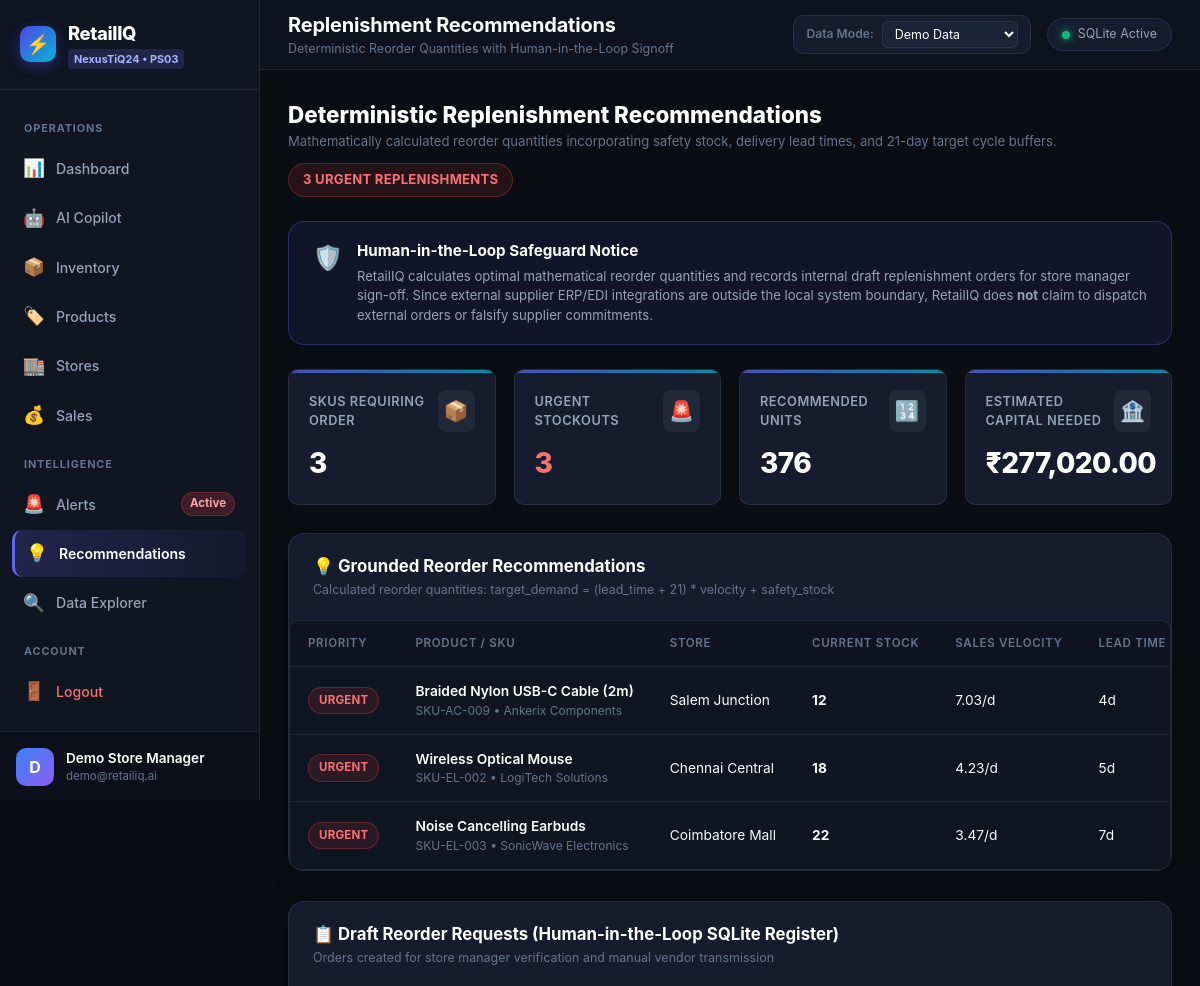
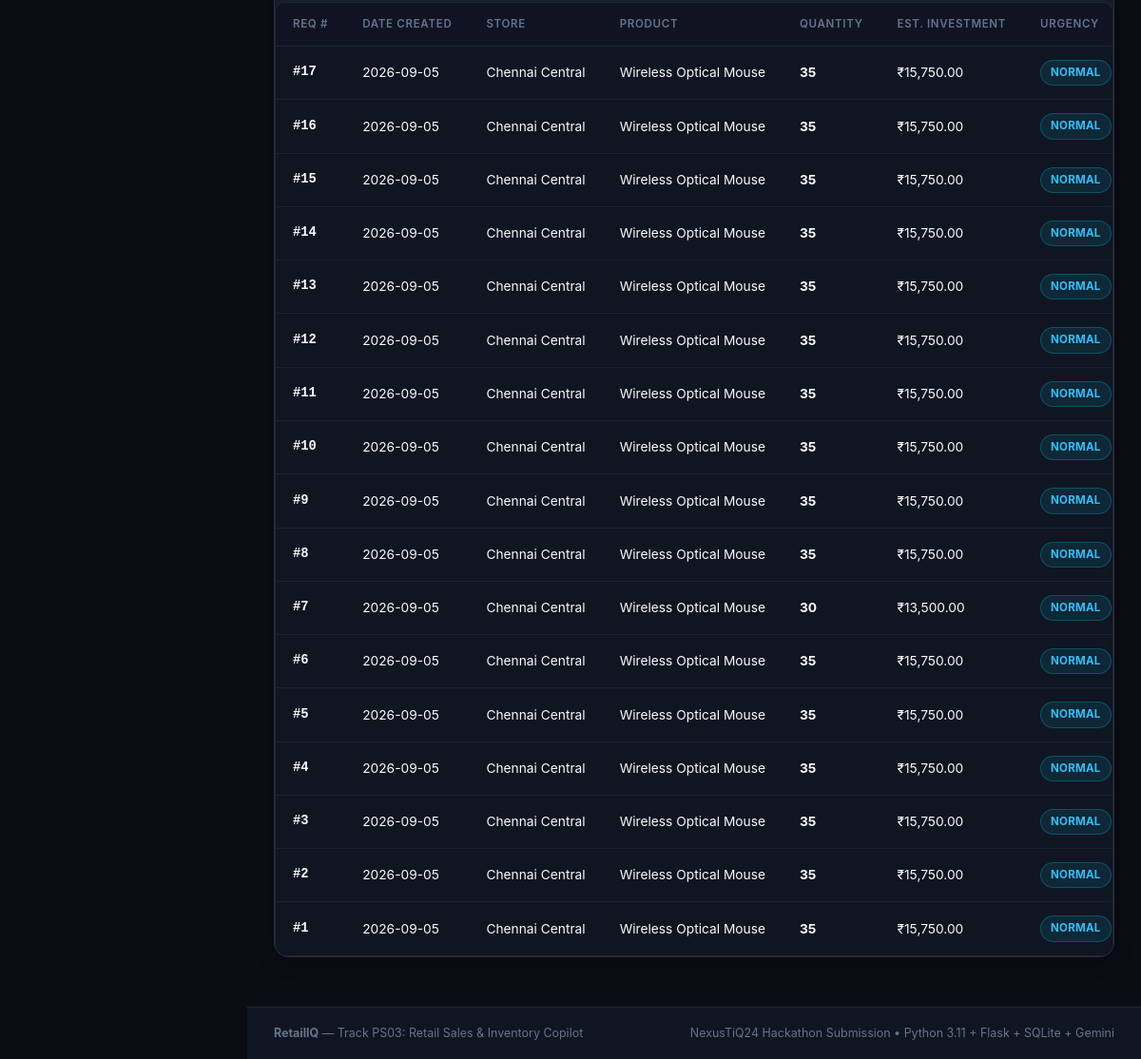
The page /recommendations (signed in) on the database its author committed (2 pictures, top to bottom).
### tables this page shows
CREATE TABLE users (
            user_id INTEGER PRIMARY KEY AUTOINCREMENT,
            full_name TEXT NOT NULL,
            email TEXT UNIQUE NOT NULL,
            password_hash TEXT NOT NULL,
            business_name TEXT,
            created_at TEXT NOT NULL
        );

CREATE TABLE inventory (
            inventory_id INTEGER PRIMARY KEY AUTOINCREMENT,
            store_id INTEGER NOT NULL,
            product_id INTEGER NOT NULL,
            current_stock INTEGER NOT NULL CHECK(current_stock >= 0),
            reorder_level INTEGER NOT NULL CHECK(reorder_level >= 0),
            safety_stock INTEGER NOT NULL CHECK(safety_stock >= 0),
            last_restock_date TEXT NOT NULL,
            updated_at TEXT NOT NULL, is_demo INTEGER DEFAULT 1, user_id INTEGER,
            UNIQUE(store_id, product_id),
            FOREIGN KEY (store_id) REFERENCES stores(store_id),
            FOREIGN KEY (product_id) REFERENCES products(product_id)
        );

CREATE TABLE products (
            product_id INTEGER PRIMARY KEY AUTOINCREMENT,
            sku TEXT UNIQUE NOT NULL,
            name TEXT NOT NULL,
            category_id INTEGER NOT NULL,
            cost_price REAL NOT NULL,
            selling_price REAL NOT NULL,
            supplier_name TEXT NOT NULL,
            lead_time_days INTEGER NOT NULL,
            min_reorder_qty INTEGER NOT NULL, is_demo INTEGER DEFAULT 1, user_id INTEGER,
            FOREIGN KEY (category_id) REFERENCES categories(category_id)
        );

CREATE TABLE stores (
            store_id INTEGER PRIMARY KEY AUTOINCREMENT,
            code TEXT UNIQUE NOT NULL,
            name TEXT NOT NULL,
            city TEXT NOT NULL,
            address TEXT NOT NULL,
            manager_name TEXT NOT NULL,
            contact_phone TEXT NOT NULL,
            is_active INTEGER DEFAULT 1
        , is_demo INTEGER DEFAULT 1, user_id INTEGER);

CREATE TABLE reorder_requests (
            request_id INTEGER PRIMARY KEY AUTOINCREMENT,
            store_id INTEGER NOT NULL,
            product_id INTEGER NOT NULL,
            quantity INTEGER NOT NULL CHECK(quantity > 0),
            estimated_cost REAL NOT NULL,
            urgency TEXT NOT NULL,
            status TEXT DEFAULT 'Draft / Pending Review',
            created_at TEXT NOT NULL,
            user_id INTEGER,
            notes TEXT,
            FOREIGN KEY (store_id) REFERENCES stores(store_id),
            FOREIGN KEY (product_id) REFERENCES products(product_id)
        );

### app.py (the view)
@app.route("/recommendations")
@login_required
def recommendations_page():
    store_id = request.args.get("store_id", type=int)
    data_mode = request.args.get("data_mode", default="demo", type=str)
    data = DashboardService.get_recommendations_page_data(store_id=store_id, data_mode=data_mode)
    draft_requests = DataService.get_reorder_requests(limit=50, data_mode=data_mode)
    return render_template(
        "recommendations.html",
        active_page="recommendations",
        page_heading="Replenishment Recommendations",
        page_subheading="Deterministic Reorder Quantities with Human-in-the-Loop Signoff",
        current_user=get_current_user(),
        current_mode=data_mode,
        recommendations=data["recommendations"],
        total_items=data["total_items"],
        urgent_count=data["urgent_count"],
        total_units_recommended=data["total_units_recommended"],
        total_investment_estimated=data["total_investment_estimated"],
        stores=data["stores"],
        selected_store=store_id,
        draft_requests=draft_requests
    )

### app.py (called while the page is built)
@app.before_request
def ensure_initialized():
    if not hasattr(app, "_db_ready"):
        init_db()
        seed_database(force=False)
        AuthService.ensure_demo_user()
        app._db_ready = True

def login_required(f):
    @wraps(f)
    def decorated_function(*args, **kwargs):
        if "user_id" not in session:
            if request.path.startswith("/api/"):
                return jsonify({"success": False, "error": "Authentication required."}), 401
            flash("Please sign in to access this page.", "warning")
            return redirect(url_for("login_page"))
        return f(*args, **kwargs)
    return decorated_function

def get_current_user():
    if "user_id" in session:
        return AuthService.get_user_by_id(session["user_id"])
    return None

### src/database.py (called while the page is built)
def get_connection() -> sqlite3.Connection:
    DATA_DIR.mkdir(parents=True, exist_ok=True)
    conn = sqlite3.connect(str(DATABASE_PATH), timeout=30.0)
    conn.row_factory = sqlite3.Row
    conn.execute("PRAGMA foreign_keys = ON;")
    conn.execute("PRAGMA journal_mode = WAL;")
    conn.execute("PRAGMA synchronous = NORMAL;")
    return conn

def fetch_all(query: str, params: tuple = ()) -> List[Dict[str, Any]]:
    with get_connection() as conn:
        cursor = conn.cursor()
        cursor.execute(query, params)
        rows = cursor.fetchall()
        return [dict(row) for row in rows]

def fetch_one(query: str, params: tuple = ()) -> Optional[Dict[str, Any]]:
    with get_connection() as conn:
        cursor = conn.cursor()
        cursor.execute(query, params)
        row = cursor.fetchone()
        return dict(row) if row else None

### src/services/auth_service.py (called while the page is built)
    @staticmethod
    def get_user_by_id(user_id: int) -> Optional[Dict[str, Any]]:
        return fetch_one("SELECT user_id, full_name, email, business_name, created_at FROM users WHERE user_id = ?;", (user_id,))

### templates/recommendations.html (shortened to what this page needs)
{% extends "base.html" %}
{% block content %}
<div style="display: flex; justify-content: space-between; align-items: center; margin-bottom: 24px; flex-wrap: wrap; gap: 12px;">
  <div>
    <h2 style="font-size: 1.4rem; font-weight: 800; color: #ffffff;">Deterministic Replenishment Recommendations</h2>
    <p style="font-size: 0.82rem; color: var(--text-muted);">
      Mathematically calculated reorder quantities incorporating safety stock, delivery lead times, and 21-day target cycle buffers.
    </p>
  </div>
  <div style="display: flex; gap: 10px;">
    <span class="badge badge-critical" style="font-size: 0.82rem; padding: 6px 14px;">{{ urgent_count }} Urgent Replenishments</span>
  </div>
</div>
<div style="background: rgba(99, 102, 241, 0.1); border: 1px solid rgba(99, 102, 241, 0.3); border-radius: var(--radius-lg); padding: 18px 24px; margin-bottom: 24px; display: flex; align-items: flex-start; gap: 14px;">
  <span style="font-size: 1.5rem;">🛡️</span>
  <div>
    <div style="font-weight: 700; color: #ffffff; font-size: 0.95rem; margin-bottom: 4px;">
      Human-in-the-Loop Safeguard Notice
    </div>
    <div style="font-size: 0.82rem; color: var(--text-secondary); line-height: 1.5;">
      RetailIQ calculates optimal mathematical reorder quantities and records internal draft replenishment orders for store manager sign-off. Since external supplier ERP/EDI integrations are outside the local system boundary, RetailIQ does <strong>not</strong> claim to dispatch external orders or falsify supplier commitments.
    </div>
  </div>
</div>
<div class="kpi-grid">
  <div class="kpi-card">
    <div class="kpi-header">
      <span class="kpi-label">SKUs Requiring Order</span>
      <span class="kpi-icon">📦</span>
    </div>
    <div class="kpi-value">{{ total_items }}</div>
  </div>
  <div class="kpi-card">
    <div class="kpi-header">
      <span class="kpi-label">Urgent Stockouts</span>
      <span class="kpi-icon">🚨</span>
    </div>
    <div class="kpi-value" style="color: #f87171;">{{ urgent_count }}</div>
  </div>
  <div class="kpi-card">
    <div class="kpi-header">
      <span class="kpi-label">Recommended Units</span>
      <span class="kpi-icon">🔢</span>
    </div>
    <div class="kpi-value">{{ "{:,}".format(total_units_recommended) }}</div>
  </div>
  <div class="kpi-card">
    <div class="kpi-header">
      <span class="kpi-label">Estimated Capital Needed</span>
      <span class="kpi-icon">🏦</span>
    </div>
    <div class="kpi-value">₹{{ "{:,.2f}".format(total_investment_estimated) }}</div>
  </div>
</div>
<div class="card" style="padding: 0; overflow: hidden; margin-bottom: 30px;">
  <div class="card-header" style="padding: 20px 24px; margin-bottom: 0;">
    <div>
      <div class="card-title">💡 Grounded Reorder Recommendations</div>
      <div class="card-subtitle">Calculated reorder quantities: target_demand = (lead_time + 21) * velocity + safety_stock</div>
    </div>
  </div>
  <div class="table-responsive">
    <table class="data-table" id="recommendationsTable">
      <thead>
        <tr>
          <th>Priority</th>
          <th>Product / SKU</th>
          <th>Store</th>
          <th>Current Stock</th>
          <th>Sales Velocity</th>
          <th>Lead Time</th>
        </tr>
      </thead>
      <tbody>
        {% for r in recommendations %}
        <tr>
          <td>
            <span class="badge badge-{{ 'critical' if r.urgency == 'Urgent' else 'warning' if r.urgency == 'High' else 'info' }}">
              {{ r.urgency }}
            </span>
          </td>
          <td>
            <div style="font-weight: 600; color: #ffffff;">{{ r.product_name }}</div>
            <div style="font-size: 0.75rem; color: var(--text-muted);">{{ r.sku }} • {{ r.supplier_name }}</div>
          </td>
          <td>{{ r.store_name }}</td>
          <td style="font-weight: 700;">{{ r.current_stock }}</td>
          <td>{{ r.avg_daily_sales }}/d</td>
          <td>{{ r.lead_time_days }}d</td>
        </tr>
        {% else %}
        <tr>
          <td colspan="10" style="text-align: center; color: var(--text-muted); padding: 32px;">
            All inventory levels currently meet target stock buffers. No reorders needed today.
          </td>
        </tr>
        {% endfor %}
      </tbody>
    </table>
  </div>
</div>
<div class="card" style="padding: 0; overflow: hidden;">
  <div class="card-header" style="padding: 20px 24px; margin-bottom: 0;">
    <div>
      <div class="card-title">📋 Draft Reorder Requests (Human-in-the-Loop SQLite Register)</div>
      <div class="card-subtitle">Orders created for store manager verification and manual vendor transmission</div>
    </div>
  </div>
  <div class="table-responsive">
    <table class="data-table" id="draftReordersTable">
      <thead>
        <tr>
          <th>Req #</th>
          <th>Date Created</th>
          <th>Store</th>
          <th>Product</th>
          <th>Quantity</th>
          <th>Est. Investment</th>
          <th>Urgency</th>
        </tr>
      </thead>
      <tbody id="draftReordersBody">
        {% for req in draft_requests %}
        <tr>
          <td style="font-family: var(--font-mono); font-weight: 700;">#{{ req.request_id }}</td>
          <td>{{ req.created_at[:10] }}</td>
          <td>{{ req.store_name }}</td>
          <td>{{ req.product_name }}</td>
          <td style="font-weight: 700;">{{ req.quantity }}</td>
          <td>₹{{ "{:,.2f}".format(req.estimated_cost) }}</td>
          <td><span class="badge badge-info">{{ req.urgency }}</span></td>
        </tr>
        {% else %}
        <tr>
          <td colspan="9" style="text-align: center; color: var(--text-muted); padding: 24px;">
            No draft reorders in register. Click "Draft Reorder" above to stage a replenishment item.
          </td>
        </tr>
        {% endfor %}
      </tbody>
    </table>
  </div>
</div>
{% endblock %}

### templates/base.html (shortened to what this page needs)
<!DOCTYPE html>
<html lang="en">
<head>
  <link rel="stylesheet" href="/static/css/style.css">
</head>
<body>
  <div class="app-layout">
    <aside class="sidebar" id="appSidebar">
      <div class="sidebar-header">
        <div class="brand-logo">
          <div class="brand-icon">⚡</div>
          <div class="brand-text">
            <span class="brand-name">RetailIQ</span>
            <span class="brand-badge">NexusTiQ24 • PS03</span>
          </div>
        </div>
      </div>
      <nav class="sidebar-nav">
        <div class="nav-section-label">OPERATIONS</div>
        <a href="/dashboard" class="nav-item {% if active_page == 'dashboard' %}active{% endif %}" id="nav-dashboard">
          <span class="nav-icon">📊</span>
          <span class="nav-label">Dashboard</span>
        </a>
        <a href="/copilot" class="nav-item {% if active_page == 'copilot' %}active{% endif %}" id="nav-copilot">
          <span class="nav-icon">🤖</span>
          <span class="nav-label">AI Copilot</span>
        </a>
        <a href="/inventory" class="nav-item {% if active_page == 'inventory' %}active{% endif %}" id="nav-inventory">
          <span class="nav-icon">📦</span>
          <span class="nav-label">Inventory</span>
        </a>
        <a href="/products" class="nav-item {% if active_page == 'products' %}active{% endif %}" id="nav-products">
          <span class="nav-icon">🏷️</span>
          <span class="nav-label">Products</span>
        </a>
        <a href="/stores" class="nav-item {% if active_page == 'stores' %}active{% endif %}" id="nav-stores">
          <span class="nav-icon">🏬</span>
          <span class="nav-label">Stores</span>
        </a>
        <a href="/sales" class="nav-item {% if active_page == 'sales' %}active{% endif %}" id="nav-sales">
          <span class="nav-icon">💰</span>
          <span class="nav-label">Sales</span>
        </a>
        <div class="nav-section-label">INTELLIGENCE</div>
        <a href="/alerts" class="nav-item {% if active_page == 'alerts' %}active{% endif %}" id="nav-alerts">
          <span class="nav-icon">🚨</span>
          <span class="nav-label">Alerts</span>
          <span class="nav-badge" id="nav-alert-count">Active</span>
        </a>
        <a href="/recommendations" class="nav-item {% if active_page == 'recommendations' %}active{% endif %}" id="nav-recommendations">
          <span class="nav-icon">💡</span>
          <span class="nav-label">Recommendations</span>
        </a>
        <a href="/data-explorer" class="nav-item {% if active_page == 'data-explorer' %}active{% endif %}" id="nav-explorer">
          <span class="nav-icon">🔍</span>
          <span class="nav-label">Data Explorer</span>
        </a>
        <div class="nav-section-label">ACCOUNT</div>
        <a href="/logout" class="nav-item nav-item-logout" id="nav-logout">
          <span class="nav-icon">🚪</span>
          <span class="nav-label">Logout</span>
        </a>
      </nav>
      <div class="sidebar-footer">
        <div class="user-profile">
          <div class="user-avatar">{{ (current_user.full_name[0] if current_user and current_user.full_name else 'M') | upper }}</div>
          <div class="user-info">
            <div class="user-name">{{ current_user.full_name if current_user else 'Store Manager' }}</div>
            <div class="user-role">{{ current_user.email if current_user else 'manager@retailiq.internal' }}</div>
          </div>
        </div>
      </div>
    </aside>
    <div class="main-wrapper">
      <header class="topbar">
        <div class="topbar-left">
          <div class="page-title-area">
            <h1 class="page-title">{{ page_heading or 'RetailIQ' }}</h1>
            <span class="page-subtitle">{{ page_subheading or 'Sales & Inventory Copilot' }}</span>
          </div>
        </div>
        <div class="topbar-right">
          <div class="data-mode-toggle">
            <label for="globalDataMode" class="mode-label">Data Mode:</label>
            <select id="globalDataMode" class="form-select-sm" onchange="changeDataMode(this.value)">
              <option value="demo" {% if current_mode == 'demo' %}selected{% endif %}>Demo Data</option>
            </select>
          </div>
          <div class="system-status-indicator">
            <span class="status-dot"></span>
            <span class="status-text">SQLite Active</span>
          </div>
        </div>
      </header>
      <main class="main-content">
        <div class="content-container">
          {% block content %}{% endblock %}
        </div>
      </main>
      <footer class="app-footer">
        <div class="footer-content">
          <span><strong>RetailIQ</strong> — Track PS03: Retail Sales & Inventory Copilot</span>
          <span>NexusTiQ24 Hackathon Submission • Python 3.11 + Flask + SQLite + Gemini</span>
        </div>
      </footer>
    </div>
  </div>
</body>
</html>

### rows shown on the page
users: full_name "D", full_name "Demo Store Manager", email "demo@retailiq.ai"
inventory: urgency "URGENT", product_name "Braided Nylon USB-C Cable (2m)", sku "SKU-AC-009", supplier_name "Ankerix Components", store_name "Salem Junction", current_stock "12", avg_daily_sales "7.03", lead_time_days "4"
inventory: urgency "URGENT", product_name "Wireless Optical Mouse", sku "SKU-EL-002", supplier_name "LogiTech Solutions", store_name "Chennai Central", current_stock "18", avg_daily_sales "4.23", lead_time_days "5"
inventory: urgency "URGENT", product_name "Noise Cancelling Earbuds", sku "SKU-EL-003", supplier_name "SonicWave Electronics", store_name "Coimbatore Mall", current_stock "22", avg_daily_sales "3.47", lead_time_days "7"
reorder_requests: request_id "17", created_at "2026-09-05", store_name "Chennai Central", product_name "Wireless Optical Mouse", quantity "35", estimated_cost "15,750.00", urgency "NORMAL"
reorder_requests: request_id "16", created_at "2026-09-05", store_name "Chennai Central", product_name "Wireless Optical Mouse", quantity "35", estimated_cost "15,750.00", urgency "NORMAL"
reorder_requests: request_id "15", created_at "2026-09-05", store_name "Chennai Central", product_name "Wireless Optical Mouse", quantity "35", estimated_cost "15,750.00", urgency "NORMAL"
reorder_requests: request_id "14", created_at "2026-09-05", store_name "Chennai Central", product_name "Wireless Optical Mouse", quantity "35", estimated_cost "15,750.00", urgency "NORMAL"
reorder_requests: request_id "13", created_at "2026-09-05", store_name "Chennai Central", product_name "Wireless Optical Mouse", quantity "35", estimated_cost "15,750.00", urgency "NORMAL"
reorder_requests: request_id "12", created_at "2026-09-05", store_name "Chennai Central", product_name "Wireless Optical Mouse", quantity "35", estimated_cost "15,750.00", urgency "NORMAL"
reorder_requests: request_id "11", created_at "2026-09-05", store_name "Chennai Central", product_name "Wireless Optical Mouse", quantity "35", estimated_cost "15,750.00", urgency "NORMAL"
reorder_requests: request_id "10", created_at "2026-09-05", store_name "Chennai Central", product_name "Wireless Optical Mouse", quantity "35", estimated_cost "15,750.00", urgency "NORMAL"
reorder_requests: request_id "9", created_at "2026-09-05", store_name "Chennai Central", product_name "Wireless Optical Mouse", quantity "35", estimated_cost "15,750.00", urgency "NORMAL"
reorder_requests: request_id "8", created_at "2026-09-05", store_name "Chennai Central", product_name "Wireless Optical Mouse", quantity "35", estimated_cost "15,750.00", urgency "NORMAL"
reorder_requests: request_id "7", created_at "2026-09-05", store_name "Chennai Central", product_name "Wireless Optical Mouse", quantity "30", estimated_cost "13,500.00", urgency "NORMAL"
reorder_requests: request_id "6", created_at "2026-09-05", store_name "Chennai Central", product_name "Wireless Optical Mouse", quantity "35", estimated_cost "15,750.00", urgency "NORMAL"
reorder_requests: request_id "5", created_at "2026-09-05", store_name "Chennai Central", product_name "Wireless Optical Mouse", quantity "35", estimated_cost "15,750.00", urgency "NORMAL"
reorder_requests: request_id "4", created_at "2026-09-05", store_name "Chennai Central", product_name "Wireless Optical Mouse", quantity "35", estimated_cost "15,750.00", urgency "NORMAL"
reorder_requests: request_id "3", created_at "2026-09-05", store_name "Chennai Central", product_name "Wireless Optical Mouse", quantity "35", estimated_cost "15,750.00", urgency "NORMAL"
reorder_requests: request_id "2", created_at "2026-09-05", store_name "Chennai Central", product_name "Wireless Optical Mouse", quantity "35", estimated_cost "15,750.00", urgency "NORMAL"
reorder_requests: request_id "1", created_at "2026-09-05", store_name "Chennai Central", product_name "Wireless Optical Mouse", quantity "35", estimated_cost "15,750.00", urgency "NORMAL"

### other values the page prints
{{ page_heading or 'RetailIQ' }} "Replenishment Recommendations"
{{ page_subheading or 'Sales & Inventory Copilot' }} "Deterministic Reorder Quantities with Human-in-the-Loop Signoff"
{{ urgent_count }} "3"
{{ total_items }} "3"
{{ "{:,}".format(total_units_recommended) }} "376"
{{ "{:,.2f}".format(total_investment_estimated) }} "277,020.00"
